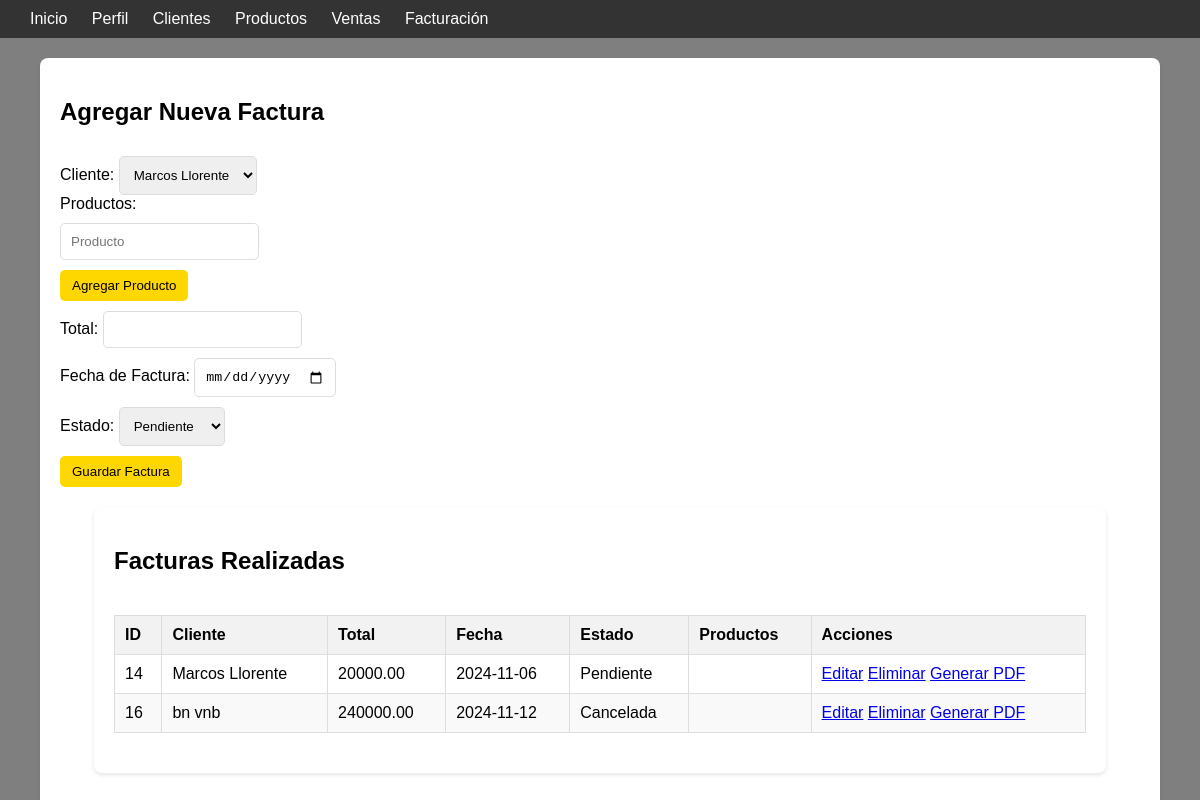
Page /vendedor/facturacion.php on the earlier database version.
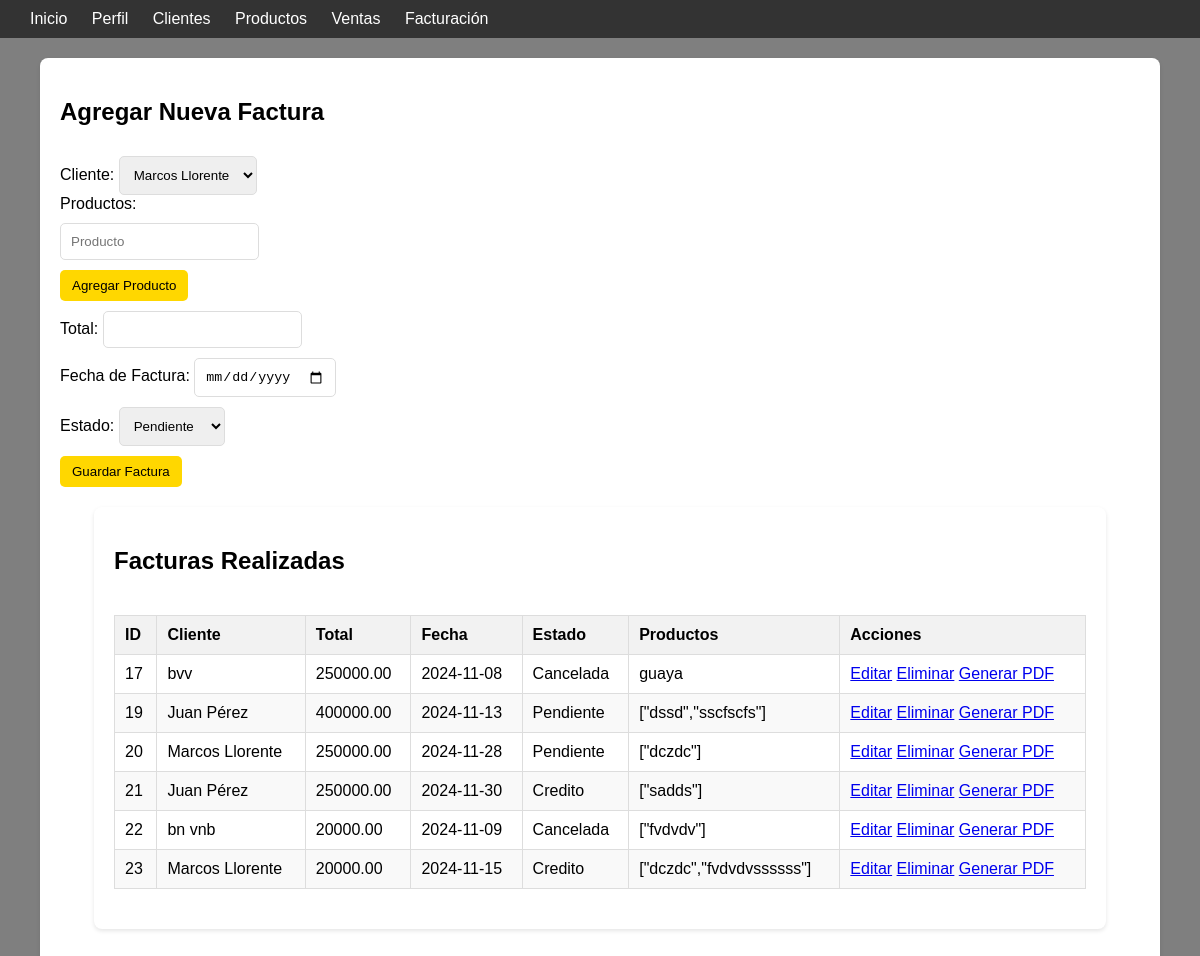
Same page on the later database version.
### tables this page shows
CREATE TABLE `facturas` (
  `id` int(11) NOT NULL,
  `cliente_id` int(11) NOT NULL,
  `fecha_factura` date NOT NULL,
  `estado` varchar(20) DEFAULT 'pendiente',
  `total` decimal(10,2) DEFAULT NULL,
  `productos` varchar(50) NOT NULL,
  `cantidad` varchar(50) NOT NULL
);

CREATE TABLE `clientes` (
  `id` int(11) NOT NULL,
  `nombre` varchar(100) DEFAULT NULL,
  `direccion` varchar(255) DEFAULT NULL,
  `telefono` varchar(15) DEFAULT NULL,
  `nit` varchar(30) NOT NULL,
  `correo` varchar(30) NOT NULL
);

### vendedor/facturacion.php (the view, shortened to what this page needs)
<?php
$dsn = 'mysql:host=localhost;dbname=thunderbike;charset=utf8';
$username = 'root';
$password = '';
try {
    $pdo = new PDO($dsn, $username, $password);
    $pdo->setAttribute(PDO::ATTR_ERRMODE, PDO::ERRMODE_EXCEPTION);
} catch (PDOException $e) {
    die("Conexión fallida: " . htmlspecialchars($e->getMessage()));
    $result_facturas = [];
    $clientes = [];
}
$sql_facturas = 'SELECT f.id, c.nombre AS nombre_cliente, f.total, f.fecha_factura, f.estado, f.productos
                 FROM facturas AS f
                 JOIN clientes AS c ON f.cliente_id = c.id';
$stmt_facturas = $pdo->query($sql_facturas);
$result_facturas = $stmt_facturas->fetchAll(PDO::FETCH_ASSOC);
$sql_clientes = "SELECT id, nombre FROM clientes";
$stmt_clientes = $pdo->query($sql_clientes);
$clientes = $stmt_clientes->fetchAll(PDO::FETCH_ASSOC);
?>
<!DOCTYPE html>
<html lang="es">
<head>
</head>
<body>
<div class="video-background">
    </div>
<nav class="navtop">
        <div>
            <a href="vendedor_dashboard.php" class="button">Inicio</a>
            <a href="perfil.php" class="button">Perfil</a>
            <a href="client.php" class="button">Clientes</a>
            <a href="productos.php" class="button">Productos</a>
            <a href="ventas.php" class="button">Ventas</a>
            <a href="facturacion.php" class="button">Facturación</a>
        </div>
    </nav>
    <div class="container">
        <h2>Agregar Nueva Factura</h2>
        <form action="facturacion.php" method="POST">
            <label for="cliente_id">Cliente:</label>
            <select name="cliente_id" id="cliente_id" required>
                <?php foreach ($clientes as $cliente): ?>
                    <option value="<?= htmlspecialchars($cliente['id']) ?>">
                        <?= htmlspecialchars($cliente['nombre']) ?>
                    </option>
                <?php endforeach; ?>
            </select><br>
            <label for="productos">Productos:</label>
            <div id="productos-list" class="productos-list">
                <div class="producto-item">
                    <input type="text" name="productos[]" placeholder="Producto" required>
                </div>
            </div>
            <button type="button" onclick="agregarProducto()">Agregar Producto</button><br>
            <label for="total">Total:</label>
            <input type="number" name="total" id="total" step="0.01" required><br>
            <label for="fecha_factura">Fecha de Factura:</label>
            <input type="date" name="fecha_factura" id="fecha_factura" required><br>
            <label for="estado">Estado:</label>
            <select name="estado" id="estado" required>
                <option value="Pendiente">Pendiente</option>
            </select><br>
            <button type="submit">Guardar Factura</button>
        </form>
        <div class="container">
        <h2>Facturas Realizadas</h2>
        <div class="scrollable-table">
        <table>
            <thead>
                <tr>
                    <th>ID</th>
                    <th>Cliente</th>
                    <th>Total</th>
                    <th>Fecha</th>
                    <th>Estado</th>
                    <th>Productos</th>
                    <th>Acciones</th>
                </tr>
            </thead>
            <tbody>
            <?php if (!empty($result_facturas)): ?>
                <?php foreach ($result_facturas as $row): ?>
                    <tr>
                        <td><?= htmlspecialchars($row['id']) ?></td>
                        <td><?= htmlspecialchars($row['nombre_cliente']) ?></td>
                        <td><?= htmlspecialchars($row['total']) ?></td>
                        <td><?= htmlspecialchars($row['fecha_factura']) ?></td>
                        <td><?= htmlspecialchars($row['estado']) ?></td>
                        <td><?= htmlspecialchars($row['productos']) ?></td>
                        <td>
                                <a href="../controladores/editar_factura.php?id=<?= htmlspecialchars($row["id"]) ?>" class="btn">Editar</a>
                                <a href="../controladores/eliminar_factura.php?id=<?= htmlspecialchars($row["id"]) ?>" class="btn" onclick="return confirm('¿Estás seguro de que deseas eliminar esta factura?');">Eliminar</a>
                                <a href="generar_pdf.php?id=<?= htmlspecialchars($row["id"]) ?>" class="btn">Generar PDF</a>
                        </td>
                    </tr>
                <?php endforeach; ?>
                <?php else: ?>
                    <tr><td colspan="7">No se encontraron facturas.</td></tr>
                <?php endif; ?>
            </tbody>
        </table>
    </div>
</div>
</body>
</html>

### vendedor/facturacion.php (style rules this page uses)
.navtop { background: #333; padding: 10px 20px; color: white; text-align: center; }
.navtop .button { color: white; text-decoration: none; margin: 0 10px; }
.container { max-width: 900px; margin: 20px auto; background: white; padding: 20px; border-radius: 10px; box-shadow: 0 0 10px rgba(0, 0, 0, 0.1); }
.scrollable-table { max-height: 400px; overflow-y: auto; }
table { width: 100%; border-collapse: collapse; }
table, th, td { border: 1px solid #ddd; }
th, td { padding: 10px; text-align: left; }
th { background: #f4f4f4; }
button, select, input { margin-top: 10px; padding: 10px; border: 1px solid #ddd; border-radius: 5px; }
button { background: #007bff; color: white; cursor: pointer; }
body { font-family: Arial, sans-serif; margin: 0; padding: 0; background-color: black; }
.navtop { background-color: #333; color: white; padding: 10px 20px; display: flex; justify-content: space-between; align-items: center; flex-wrap: wrap; }
.navtop a { color: white; text-decoration: none; margin: 5px 10px; }
.container { margin: 20px auto; padding: 20px; background-color: white; border-radius: 8px; box-shadow: 0 2px 4px rgba(0, 0, 0, 0.1); width: 90%; max-width: 1200px; }
table { width: 100%; border-collapse: collapse; margin: 20px 0; }
th, td { padding: 10px; border: 1px solid #ddd; text-align: left; }
th { background-color: #f2f2f2; }
tr:nth-child(even) { background-color: #f9f9f9; }
button, form button { padding: 8px 12px; background-color: gold; color: black; border: none; border-radius: 5px; cursor: pointer; }
.video-background { position: fixed; top: 0; left: 0; width: 100%; height: 100%; z-index: -1; overflow: hidden; }
body { background: rgba(0, 0, 0, 0.5); color: black; }

Differences in the rows shown:
removed facturas: id "14", cliente.nombre "Marcos Llorente", total "20000.00", fecha_factura "2024-11-06", estado "Pendiente"
removed facturas: id "16", cliente.nombre "bn vnb", total "240000.00", fecha_factura "2024-11-12", estado "Cancelada"
added facturas: id "17", cliente.nombre "bvv", total "250000.00", fecha_factura "2024-11-08", estado "Cancelada", productos "guaya"
added facturas: id "19", cliente.nombre "Juan Pérez", total "400000.00", fecha_factura "2024-11-13", estado "Pendiente", productos "[\"dssd\",\"sscfscfs\"]"
added facturas: id "20", cliente.nombre "Marcos Llorente", total "250000.00", fecha_factura "2024-11-28", estado "Pendiente", productos "[\"dczdc\"]"
added facturas: id "21", cliente.nombre "Juan Pérez", total "250000.00", fecha_factura "2024-11-30", estado "Credito", productos "[\"sadds\"]"
added facturas: id "22", cliente.nombre "bn vnb", total "20000.00", fecha_factura "2024-11-09", estado "Cancelada", productos "[\"fvdvdv\"]"
added facturas: id "23", cliente.nombre "Marcos Llorente", total "20000.00", fecha_factura "2024-11-15", estado "Credito", productos "[\"dczdc\",\"fvdvdvssssss\"]"
